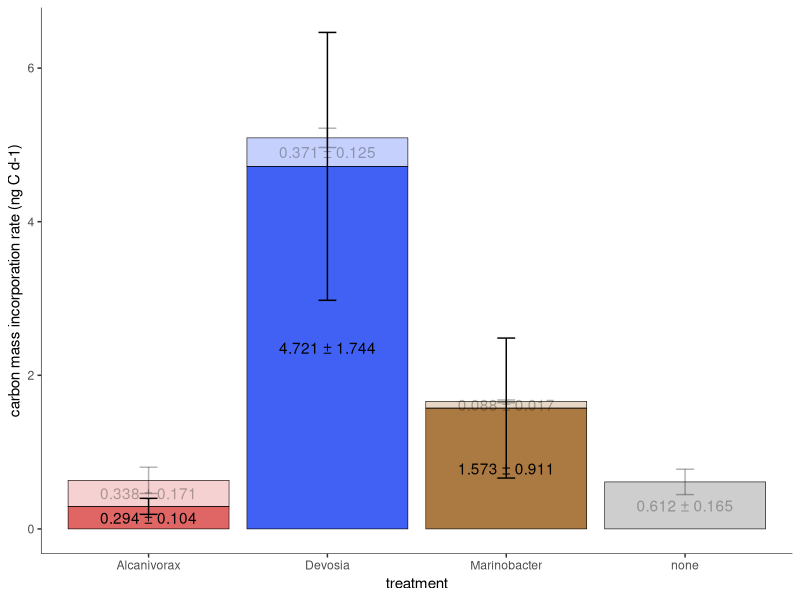

Write the R code that produced this figure.
## Combines count, Cnet, biovolume (day 14)
library("dplyr")
library(ggplot2)
library(scales)

# import data
count_bact <- read.csv("data/flow2_day14_bact.csv")
count_pt <- read.csv("data/flow2_day14_pt.csv")
cnet <- read.csv("data/SIP_cnet.csv")
cnet_info <- read.csv("data/SIP_sample_info.csv")
mass <- read.table("data/mass.csv", header = TRUE, sep = ',')  # [fg]

count_bact$Ring[count_bact$Ring==1] <- 'inner'
count_bact$Ring[count_bact$Ring==2] <- 'outer'

# Here we assume that bacterial cell number and Cnet are conditionally 
# independent given algal cell number. For each microplate, the amount of 
# bacterial incorporation of algal carbon is estimated by multiplying Cnet median
# with total bacterial number per ring. It is then divided by algal cell number
# to disentangle the algal effect. Normalized values are used for statistical
# analysis, e.g., average or sd.

# summarize count data
count_bact_summ <- count_bact %>%
  group_by(Treatment, Ring, Microplate) %>%
  summarize(abd_mean = mean(Abundance), 
            abd_sd = sd(Abundance),
            abd_med = median(Abundance),
            count_total = median(Abundance) * 6
            ) # merge over 6 wells per ring

# summarize cnet
cnet$microplate <- NA
cnet$ring <- NA
cnet$treatment <- NA
cnet$strain <- NA
for (s in unique(cnet_info$sample_name)){
  m <- cnet_info$microplate[cnet_info$sample_name==s]
  r <- cnet_info$ring[cnet_info$sample_name==s]
  t <- cnet_info$treatment[cnet_info$sample_name==s]
  st <- cnet_info$strain[cnet_info$sample_name==s]
  
  cnet$microplate[cnet$sample_name==s] <- m
  cnet$ring[cnet$sample_name==s] <- r
  cnet$treatment[cnet$sample_name==s] <- t
  cnet$strain[cnet$sample_name==s] <- st
}

cnet_summ <- cnet %>%
  group_by(treatment, microplate, ring, strain) %>%
  summarize(cnet_q50 = quantile(Cnet, probs = 0.5), 
            cnet_q25 = quantile(Cnet, probs = 0.25),
            cnet_q75 = quantile(Cnet, probs = 0.75)
            )

# merge count, cnet, mass, algal count in to df
df <- select(cnet_summ, treatment, microplate, ring, strain, cnet_q50)
df$count_total <- NA
df$mass_c <- NA
df$count_pt <- NA
df <- df[df$strain!='none',]

for (row in 1:nrow(df)){
  t <- df$treatment[row]
  m <- df$microplate[row]
  r <- df$ring[row]
  st <- df$strain[row]
  df[row, 'count_total'] <- count_bact_summ$count_total[
    count_bact_summ$Treatment == t & 
      count_bact_summ$Ring == r &
      count_bact_summ$Microplate == m
    ]
  df[row, 'mass_c'] <- mass$mass[mass$Genus==st]
  df[row, 'count_pt'] <- count_pt$Abundance[
    count_pt$Treatment==t & 
      count_pt$Microplate==m
    ]
}

# remove Alcani, microplate 2 from df, confirming with XM
# df <- df[!(df$treatment=='Alcanivorax' & df$microplate==2),]




## 2. Displaying by estimate total carbon per day
# well vol 70 ul, corr factor 0.75, incub period 14 d
df$c_incorp <- df$cnet_q50 * df$count_total * 0.07 * 0.75 * df$mass_c / 14 * 1e-6
# [] [cells ml-1] [ml] [] [fg cell-1] [d-1] [1e-6 ng fg-1] = [ng d-1]

# plot, average over microplates
df_summ <- df %>%
  group_by(treatment, ring) %>%
  summarize(
    # c_incorp_pt_mean = 100*mean(c_incorp_pt), 
    # c_incorp_pt_sd = 100*sd(c_incorp_pt),
    c_incorp_mean = mean(c_incorp),
    c_incorp_sd = sd(c_incorp)
  )

pdf("figures/fig5b_v2.pdf", width = 5, height = 4)

df_summ %>% mutate(SD = c_incorp_sd) %>%
  group_by(treatment) %>%
  mutate(SDPos = cumsum(c_incorp_mean)) %>%
  ggplot(aes(x = treatment, y = c_incorp_mean, fill = treatment, alpha=factor(ring, levels=c("outer","inner")))) +
  geom_bar(stat = "identity", color='black', size=0.2) +
  geom_text(aes(label = paste(round(c_incorp_mean,3), '±', round(c_incorp_sd,3))), position = position_stack(vjust =  0.5)) +
  geom_errorbar(aes(ymin = SDPos-SD, ymax = SDPos+SD), width = 0.1, position = "identity") +
  scale_alpha_discrete(range=c(0.3, 1)) +
  scale_fill_manual(values=c("#E06666", "#4061f4", "#AB7942", "#5b5b5b")) +  # Alcani, Devosi, Marino, none
  ylab('carbon mass incorporation rate (ng C d-1)') +
  theme(strip.background = element_rect(fill=NA),
        panel.background = element_rect(fill = "transparent", color = NA),
        panel.grid.major = element_blank(),
        panel.grid.minor = element_blank(),
        plot.background = element_rect(fill = "transparent", color = NA),
        panel.border = element_blank(),
        legend.position = "None",
        # axis.title.x = element_blank(),
        # axis.title.y = element_blank(),
        # axis.text.x = element_blank(),
        # axis.text.y = element_blank(),
        axis.line = element_line(size = 0.2),
        # axis.ticks = element_blank()
  )

dev.off()


## By normalizing with Pt cell number (depreciated)
# df$c_incorp <- df$cnet_q50 * df$count_total * df$mass_c
# df$c_incorp_pt <- df$c_incorp / (df$count_pt * mass[4, 'mass'])
# 
# pdf("figures/fig5b.pdf", width = 2.5, height = 2)
# 
# ggplot(df, aes(x=microplate, 
#                y=c_incorp_pt, 
#                fill=treatment, 
#                alpha=factor(ring, levels=c("outer","inner"))
#                )
#        ) + 
#   geom_bar(stat = 'identity', position = 'stack', color='black', size=0.2) +
#   facet_grid(~factor(treatment, 
#                      levels=c('Devosia', 'Marinobacter', 'Alcanivorax', 'none')
#                      )) +
#   scale_fill_manual(values=c("#E06666", "#4061f4", "#AB7942", "#5b5b5b")) +  # Alcani, Devosi, Marino, none
#   scale_alpha_discrete(range=c(0.3, 1)) +
#   theme(strip.background = element_rect(fill=NA),
#         panel.background = element_rect(fill = "transparent", color = NA),
#         panel.grid.major = element_blank(),
#         panel.grid.minor = element_blank(),
#         plot.background = element_rect(fill = "transparent", color = NA),
#         panel.border = element_blank(),
#         legend.position = "None",
#         axis.title.x = element_blank(),
#         axis.title.y = element_blank(),
#         axis.text.x = element_blank(),
#         axis.text.y = element_blank(),
#         axis.line = element_line(size = 0.2),
#         strip.text.x = element_blank()
#         # axis.ticks = element_blank()
#         )
# 
# dev.off()